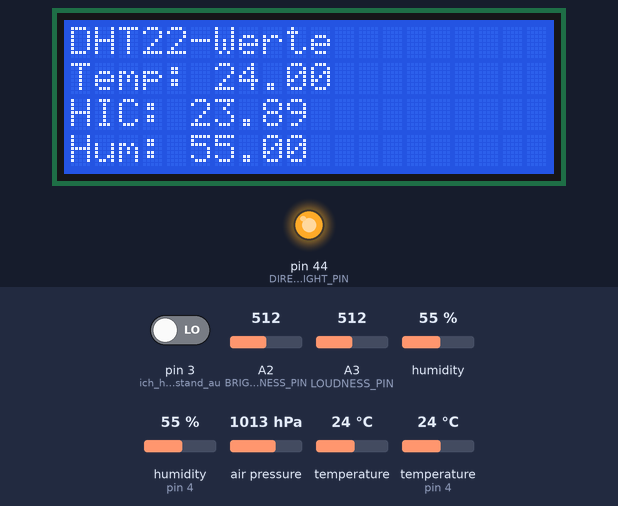
A sketch run on a simulated Arduino Mega 2560, built with avr-gcc and run on an emulated ATmega2560. Shown: 20×4 character LCD, output pins drawn as LEDs (lit = HIGH). The test bench sets the inputs (shaded band); at power-on: pin 3 (ich_hab_den_widerstand_au) LOW, humidity (sensor on pin 4) 55 %, air pressure 1013 hPa, temperature 24 °C, humidity 55 %, A2 (BRIGHTNESS_PIN) = 512, A3 (LOUDNESS_PIN) = 512, temperature (sensor on pin 4) 24 °C. The local clock reads 2024-03-15 10:24:30 at power-on unless the sketch sets it; storage starts empty; pins used as bus, display or sensor lines are not drawn; what the sketch prints to the serial monitor is not drawn.

Above: at 4.8 s.
4.9 s: pin 3 (ich_hab_den_widerstand_au) driven HIGH
At 5.5 s:
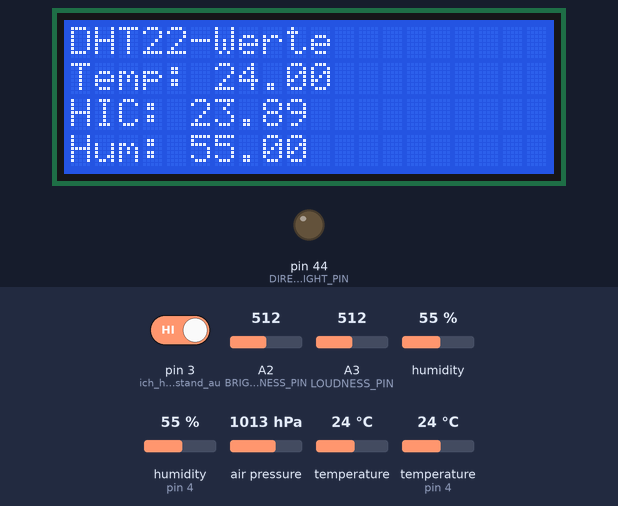
6.4 s: humidity (sensor on pin 4) set to 22 %
At 8.8 s:
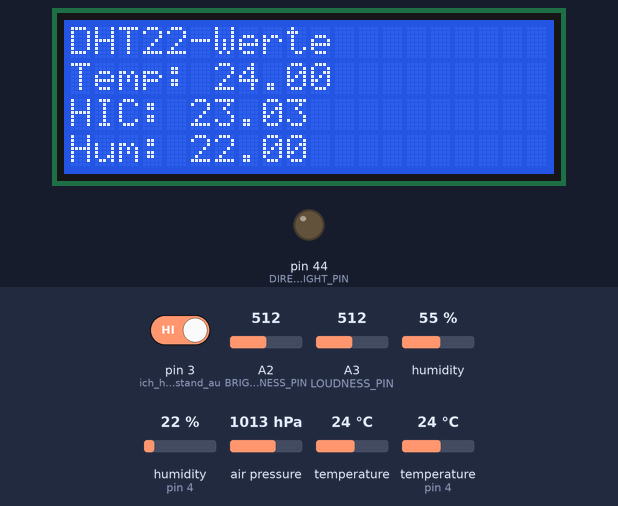
10.0 s: air pressure set to 952 hPa
At 15.9 s:
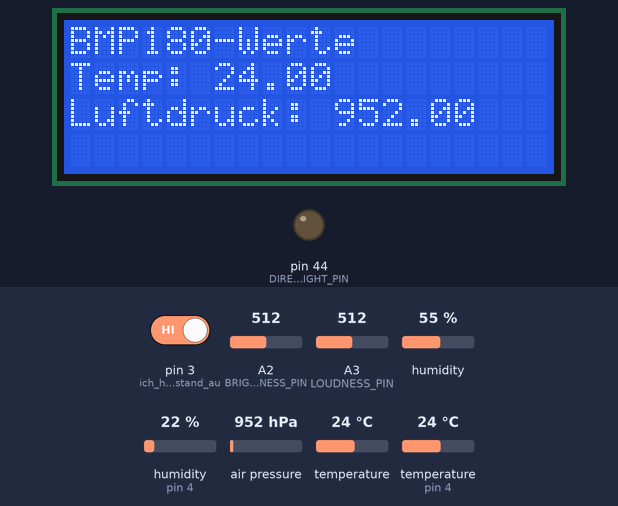
16.2 s: temperature (sensor 0) set to 12 °C
At 19.3 s:
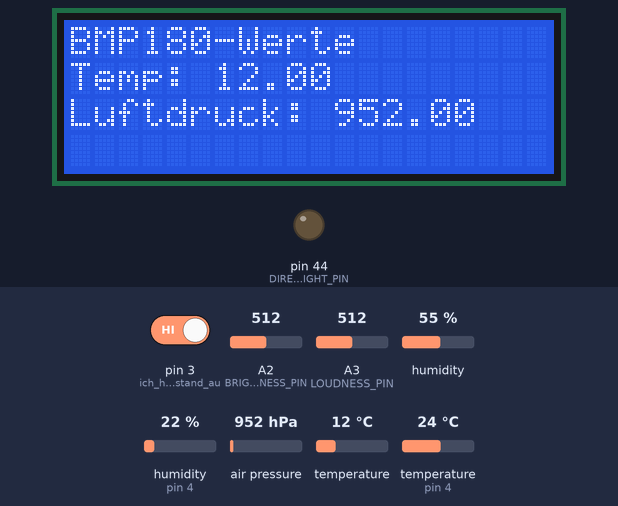
19.6 s: humidity (sensor 0) set to 22 %
At 25.7 s:
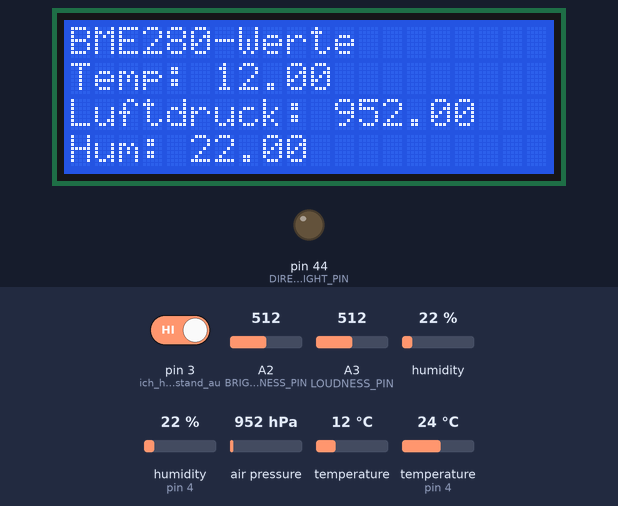
25.8 s: humidity (sensor 0) set to 40 %
At 28.9 s:
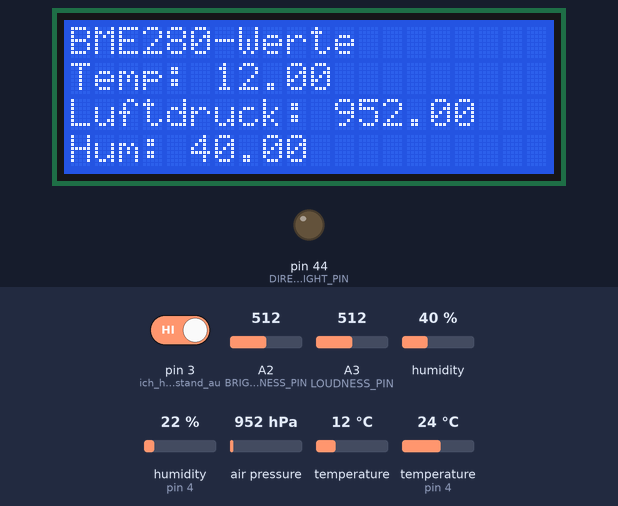
Timing chart, 0 to 30.4 s (numbered marks = the images above; inputs shaded):
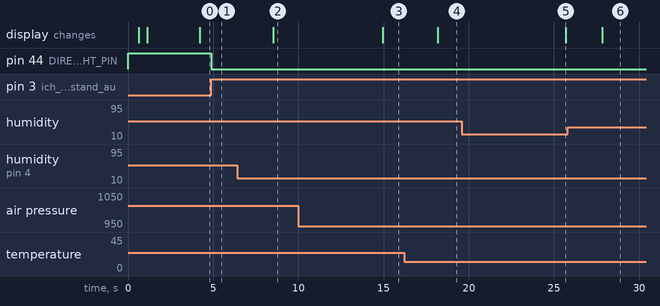

The sketch:

Raumklima_VeryOld.ino
```cpp
#include <LiquidCrystal.h>
#include "DS3232RTC.h"
#include <TimeLib.h>
#include <LiquidCrystal_I2C.h>
#include <Wire.h>
#include <SPI.h>
#include <SD.h>
#include <DHT.h>
#include <SFE_BMP180.h>
#include <Adafruit_Sensor.h>
#include <Adafruit_BME280.h>


//INFORMATION----------------------------------------------------------------------------------------------------------------------------------------------------------------------------------------------------------------------------------------------------------------
/**
   Files/Examples/Websites referenced in this sketch

   Websites:
    -https://www.sunfounder.com/learn/Super-Kit-V2-0-for-Arduino/lesson-8-lcd1602-super-kit.html              File:LCD1602SunFounder.htm
    -https://www.sunfounder.com/learn/Super-Kit-V2-0-for-Arduino/lesson-14-rotary-encoder-super-kit.html      File:ROTATORY_ENCODERSunFounder.htm
   Files/Examples:
    -SD\ReadWrite
*/

//PINS-----------------------------------------------------------------------------------------------------------------------------------------------------------------------------------------------------------------------------------------------------------------------

/*INTERRUPTS:
  -pin 2: Interrupt0
  -pin 3: Interrupt1
  -pin 18: interrupt5
  -pin 19: interrupt4

  UNBENUTZBAR WEGEN I²C
  -pin 20 (=SDA): Interrupt5
  -pin 21 (=SCL): Interrupt6
*/

const int SD_PIN = 8;
const int BRIGHTNESS_PIN = A2;
const int LOUDNESS_PIN = A3;
const int DHT_PIN = 4;

const int DIRECT_LCD_RS_PIN = 49;
const int DIRECT_LCD_E_PIN = 47;
const int DIRECT_LCD_CONTRAST_PIN = 45;
const int DIRECT_LCD_BACKLIGHT_PIN = 44;
const int DIRECT_LCD_D4_PIN = 41;
const int DIRECT_LCD_D5_PIN = 39;
const int DIRECT_LCD_D6_PIN = 37;
const int DIRECT_LCD_D7_PIN = 35;

//GENERAL SYSTEM VARS--------------------------------------------------------------------------------------------------------------------------------------------------------------------------------------------------------------------------------------------------------
boolean directLcdEnabled = true;

long baudrate = 115200;
int changeScreenThreshold = 10;
int displayCounter = 0;
int BMPReadingDelay = 0;

String sendoff = "";
String fileName = "";

//DEVICES--------------------------------------------------------------------------------------------------------------------------------------------------------------------------------------------------------------------------------------------------------------------
File file;
#define DHTTYPE DHT22
DHT dht(DHT_PIN, DHTTYPE);
SFE_BMP180 BMP180;
Adafruit_BME280 BME280;
LiquidCrystal directLcd(DIRECT_LCD_RS_PIN, DIRECT_LCD_E_PIN, DIRECT_LCD_D4_PIN, DIRECT_LCD_D5_PIN, DIRECT_LCD_D6_PIN, DIRECT_LCD_D7_PIN);


//DATA VARS------------------------------------------------------------------------------------------------------------------------------------------------------------------------------------------------------------------------------------------------------------------

double TOTAL_Temperature = 0.0;
double TOTAL_Humidity = 0.0;
double TOTAL_Airpressure = 0.0;
double DHT_Temperature = 0.0;
double DHT_Humidity = 0.0;
double DHT_Heat_Index = 0.0;
double BMP180_Airpressure = 0.0;
double BMP180_Temperature = 0.0;
double BME280_Airpressure = 0.0;
double BME280_Temperature = 0.0;
double BME280_Humidity = 0.0;
double RTC_Temperature = 0.0;
double Loudness = 0.0;
double Brightness = 0.0;

//METHODS--------------------------------------------------------------------------------------------------------------------------------------------------------------------------------------------------------------------------------------------------------------------
//---------------------------------------------------------------------------------------------------------------------------------------------------------------------------------------------------------------------------------------------------------------------------

//INITIALISATION-------------------------------------------------------------------------------------------------------------------------------------------------------------------------------------------------------------------------------------------------------------
void setup() {
  Serial2.begin(115200);//INITIALIZE SERIAL COMMUNICATION WITH BLUETOOTH MODULE
  Serial.begin(115200);
  Serial.println("INITING");

  analogWrite(DIRECT_LCD_CONTRAST_PIN, 128);
  analogWrite(DIRECT_LCD_BACKLIGHT_PIN, 255);

  directLcd.begin(20, 4);
  directLcd.clear();
  directLcd.print("Initialisieren...");

  pinMode(3,INPUT); //ich hab den widerstand auf dem board vergessen deswegen der interne
  attachInterrupt(1, alwaysInterruptButton_Push, RISING);

  directLcd.setCursor(0, 1);
  directLcd.print("SD-Karte: ");
  if (!SD.begin(SD_PIN)) { //readWrite Sample   //INITIALIZE SD-CARD
    Serial.println("SD-FAIL");
    directLcd.print("FAIL");
  }
  else {
    Serial.println("SD-Success");
    directLcd.print("OK");
  }

  fileName = getTimeName();
  Serial.println(fileName);
  directLcd.setCursor(0, 2);
  directLcd.print("DATEINAME fuer CSV:");
  directLcd.setCursor(0, 3);
  directLcd.print(fileName);

  Serial.println("BME280_Temperature;BME280_Humidity;BME280_Airpressure;BMP180_Temperature;BMP180_Airpressure;DHT_Temperature;DHT_HEAT_INDEX;DHT_Humidity;RTC_Temperature;TOTAL_Temperature;TOTAL_Airpressure;TOTAL_Humidity;Brightness;Loudness");

  delay(500);
  directLcd.clear();
  directLcd.print("SD-Schreibzugriff:");
  directLcd.setCursor(0, 1);
  file = SD.open(fileName, FILE_WRITE);
  if (file) {
    file.println("BME280_Temperature;BME280_Humidity;BME280_Airpressure;BMP180_Temperature;BMP180_Airpressure;DHT_Temperature;DHT_HEAT_INDEX;DHT_Humidity;RTC_Temperature;TOTAL_Temperature;TOTAL_Airpressure;TOTAL_Humidity;Brightness;Loudness");
    file.close();
    directLcd.print("OK");
  }
  else {//RETRY ONCE MORE
    file = SD.open(fileName, FILE_WRITE);
    if (file) {
      Serial.println("SD FAILED ONCE While writing the titles");
      file.println("BME280_Temperature;BME280_Humidity;BME280_Airpressure;BMP180_Temperature;BMP180_Airpressure;DHT_Temperature;DHT_HEAT_INDEX;DHT_Humidity;RTC_Temperature;TOTAL_Temperature;TOTAL_Airpressure;TOTAL_Humidity;Brightness;Loudness");
      file.close();
      directLcd.print("OK");
    }
    else {
      Serial.println("SD FAILED twice While writing the titles");
      directLcd.print("FAIL-Aufzeichnung nicht möglich");
    }
  }

  directLcd.setCursor(0, 2);
  directLcd.print("DHT-Sensor: ");
  dht.begin();
  directLcd.print("OK");
  directLcd.setCursor(0, 3);
  directLcd.print("BMP180/BME280: ");
  BMP180.begin();
  BME280.begin();
  directLcd.print("OK");
  delay(500);
  directLcd.clear();
  directLcd.print("FERTIG!");
  directLcd.setCursor(0, 2);
  directLcd.print("DATEINAME fuer CSV:");
  directLcd.setCursor(0, 3);
  directLcd.print(fileName);
  delay(2000);
}

//GET SENSOR DATA-------------------------------------------------------------------------------------------------------------------------------------------------------------------------------------------------------------------------------------------------------------
void getSensorData() {
  getBMEValues();
  getBMPValues();
  getDHTValues();
  getRTCValues();
  getLoudnessValues();
  getBrightnessValues();
  getTemperatureValues();
  getHumidityValues();
  getPressureValues();
}

void getRTCValues() {
  RTC_Temperature = RTC.temperature() / 4.0;
}

void getBMEValues() {
  BME280_Temperature = BME280.readTemperature();
  BME280_Airpressure = BME280.readPressure() / 100.00;
  BME280_Humidity = BME280.readHumidity();
}

void getDHTValues() {//partially from dht22.ino

  //WARNING: THE DHT22-SENSOR IS KNOWN TO BE INRELIABLE AND TO PRODUCE INVALID NUMBERS EVERY QUATER OF AN HOUR OR SO

  double nHum;//GENERATE LOCAL VARIABLES IN ORDER TO NOT OVERWRITE THE KNOWN TO BE GOOD VALUES FROM THE LAST ITERATION WITH INVALID ONES
  double nTem;
  double nHic;

  nHum = dht.readHumidity();
  nTem = dht.readTemperature();
  //nTem = nTem - DHT_Correction_Factor;

  if (isnan(nTem) || isnan(nHum)) {//IF AN ERROR OCCURS RETRY
    nHum = dht.readHumidity();
    nTem = dht.readTemperature();
    //nTem = nTem - DHT_Correction_Factor;
    if (isnan(nTem) || isnan(nHum)) {//IF AN ERROR OCCURS AGAIN JUST GIVE UP AND USE THE OLD VALUE TO PREVENT DOWNSPIKES IN THE FINAL GRAPH; SIMPLY WAIT FOR THE NEXT ITERATION AND RETY AGAIN
      nHum = DHT_Humidity;
      nTem = DHT_Temperature;
    }
  }
  //IF NO ERROR OCCURED ACCEPT THE NEW VALUES AND OVERWRITE THE OLD ONES
  DHT_Humidity = nHum;
  DHT_Temperature = nTem;
  DHT_Heat_Index = dht.computeHeatIndex(DHT_Temperature, DHT_Humidity, false);
}

void getBMPValues() {
  BMPReadingDelay = BMP180.startTemperature();
  delay(BMPReadingDelay);
  BMPReadingDelay = BMP180.getTemperature(BMP180_Temperature);
  delay(BMPReadingDelay);
  BMPReadingDelay = BMP180.startPressure(3);
  delay(BMPReadingDelay);
  BMPReadingDelay = BMP180.getPressure(BMP180_Airpressure, BMP180_Temperature);
  delay(BMPReadingDelay);
}

void getPressureValues() {
  TOTAL_Airpressure = (BMP180_Airpressure + BME280_Airpressure) / 2;
}

void getTemperatureValues() {
  TOTAL_Temperature = (DHT_Temperature + BMP180_Temperature + BME280_Temperature + RTC_Temperature) / 4;
}

void getHumidityValues() {
  TOTAL_Humidity = (DHT_Humidity + BME280_Humidity) / 2.0;
}

void getBrightnessValues() {
  Brightness = analogRead(BRIGHTNESS_PIN);
}

void getLoudnessValues() {
  Loudness = analogRead(LOUDNESS_PIN);
}

//PREPARE DATA----------------------------------------------------------------------------------------------------------------------------------------------------------------------------------------------------------------------------------------------------------------
void constructSendoffString() {
  sendoff = "";
  sendoff += BME280_Temperature;
  sendoff += ";";
  sendoff += BME280_Humidity;
  sendoff += ";";
  sendoff += BME280_Airpressure;
  sendoff += ";";
  sendoff += BMP180_Temperature;
  sendoff += ";";
  sendoff += BMP180_Airpressure;
  sendoff += ";";
  sendoff += DHT_Temperature;
  sendoff += ";";
  sendoff += DHT_Heat_Index;
  sendoff += ";";
  sendoff += DHT_Humidity;
  sendoff += ";";
  sendoff += RTC_Temperature;
  sendoff += ";";
  sendoff += TOTAL_Temperature;
  sendoff += ";";
  sendoff += TOTAL_Airpressure;
  sendoff += ";";
  sendoff += TOTAL_Humidity;
  sendoff += ";";
  sendoff += Brightness;
  sendoff += ";";
  sendoff += Loudness;
  sendoff.replace('.', ',');
}

//OUTPUT DATA-----------------------------------------------------------------------------------------------------------------------------------------------------------------------------------------------------------------------------------------------------------------
void getDATA() {
  getSensorData();
  constructSendoffString();
}

void printDataToSD() {
  file.close();
  file = SD.open(fileName, FILE_WRITE);
  if (file) {
    file.println(sendoff);
    file.close();
  }
  else {//RETRY ONCE MORE
    Serial.println("FAILED ONCE");
    file = SD.open(fileName, FILE_WRITE);
    if (file) {
      file.println(sendoff);
      file.close();
    }
    else {
      Serial.println("FAILED TWICE");
    }
  }
  file.close();
}

void printDataToUART0() { //Main Serial Port
  Serial.println(sendoff);
}

void printDataToUART2() { //BT-Module
  int x = ((int)(sendoff.length()));
  //Serial.println(x);
  for (int i = x; i < 140; i++) { //sollten 140 zeichen sein
    sendoff += "X";
  }
  x = ((int)(sendoff.length()));
  //Serial.println(x);
  Serial2.print(sendoff);
}

//CRUCIAL SYSTEM METHODS------------------------------------------------------------------------------------------------------------------------------------------------------------------------------------------------------------------------------------------------------
void(*resetSystem)(void) = 0; //RESETS THE SYSTEM

void loop() {
  getDATA();
  printDataToSD();
  printDataToUART0();
  printDataToUART2();
  delay(1000);
  Serial.println(displayCounter);
  if (displayCounter < changeScreenThreshold) { //DHT22
    displayCounter++;
    directLcd.clear();
    directLcd.print("DHT22-Werte");
    directLcd.setCursor(0, 1);
    directLcd.print("Temp: ");
    directLcd.print(DHT_Temperature);
    directLcd.setCursor(0, 2);
    directLcd.print("HIC: ");
    directLcd.print(DHT_Heat_Index);
    directLcd.setCursor(0, 3);
    directLcd.print("Hum: ");
    directLcd.print(DHT_Humidity);
  }
  else if (displayCounter < changeScreenThreshold * 2) { //BMP180
    displayCounter++;
    directLcd.clear();
    directLcd.print("BMP180-Werte");
    directLcd.setCursor(0, 1);
    directLcd.print("Temp: ");
    directLcd.print(BMP180_Temperature);
    directLcd.setCursor(0, 2);
    directLcd.print("Luftdruck: ");
    directLcd.print(BMP180_Airpressure);
  }
  else if (displayCounter < changeScreenThreshold * 3) { //BME280
    displayCounter++;
    directLcd.clear();
    directLcd.print("BME280-Werte");
    directLcd.setCursor(0, 1);
    directLcd.print("Temp: ");
    directLcd.print(BME280_Temperature);
    directLcd.setCursor(0, 2);
    directLcd.print("Luftdruck: ");
    directLcd.print(BME280_Airpressure);
    directLcd.setCursor(0, 3);
    directLcd.print("Hum: ");
    directLcd.print(BME280_Humidity);
  }
  else if (displayCounter < changeScreenThreshold * 4) { //RTC,LOUDNESS,BRIGHTNESS
    displayCounter++;
    directLcd.clear();
    directLcd.print("SONSTIGES");
    directLcd.setCursor(0, 1);
    directLcd.print("RTC-Temp: ");
    directLcd.print(RTC_Temperature);
    directLcd.setCursor(0, 2);
    directLcd.print("Helligkeit: ");
    directLcd.print(Brightness);
    directLcd.setCursor(0, 3);
    directLcd.print("Lautstaerke: ");
    directLcd.print(Loudness);
  }
  else if (displayCounter < changeScreenThreshold * 5) { //temperaturen
    displayCounter++;
    directLcd.clear();
    directLcd.print("TEMPERATUREN");
    directLcd.setCursor(0, 1);
    directLcd.print("BMP/E: ");
    directLcd.print(BMP180_Temperature);
    directLcd.print("/");
    directLcd.print(BME280_Temperature);
    directLcd.setCursor(0, 2);
    directLcd.print("RTC/DHT: ");
    directLcd.print(RTC_Temperature);
    directLcd.print("/");
    directLcd.print(DHT_Temperature);
    directLcd.setCursor(0, 3);
    directLcd.print("DURCHSCHNITT: ");
    directLcd.print(TOTAL_Temperature);
  }
  else if (displayCounter < changeScreenThreshold * 6) { //luftfeuchtigkeiten
    displayCounter++;
    directLcd.clear();
    directLcd.print("LUFTFEUCHTIGKEITEN");
    directLcd.setCursor(0, 1);
    directLcd.print("BME280 ");
    directLcd.print(BME280_Humidity);
    directLcd.setCursor(0, 2);
    directLcd.print("DHT22: ");
    directLcd.print(DHT_Humidity);
    directLcd.setCursor(0, 3);
    directLcd.print("DURCHSCHNITT: ");
    directLcd.print(TOTAL_Humidity);
  }
  else if (displayCounter < changeScreenThreshold * 7) { //luftdrücke
    displayCounter++;
    directLcd.clear();
    directLcd.print("LUFTDRUECKE");
    directLcd.setCursor(0, 1);
    directLcd.print("BMP180 ");
    directLcd.print(BMP180_Airpressure);
    directLcd.setCursor(0, 2);
    directLcd.print("BME280: ");
    directLcd.print(BME280_Airpressure);
    directLcd.setCursor(0, 3);
    directLcd.print("DURCHSCHNITT: ");
    directLcd.print(TOTAL_Airpressure);
  }
  else {
    displayCounter = 0;
  }
}

String getTimeName() {
  time_t t = RTC.get(); //get current UNIX-Timestamp from the Temperaturecompensated Oscillator of the DS3132 Real-Time-Clock
  //problem sind die 8.3 dateinamen mit maximallänge von 12 zeichen (8 für den dateinamen und 4 z.b. .csv für die dateiendung
  String a = "";
  int zwsp = 0;
  zwsp = month(t);
  if (zwsp < 10) {
    a += "0";
  }
  a += zwsp;
  zwsp = day(t);
  if (zwsp < 10) {
    a += "0";
  }
  a += zwsp;
  zwsp = hour(t);
  if (zwsp < 10) {
    a += "0";
  }
  a += zwsp;
  zwsp = minute(t);
  if (zwsp < 10) {
    a += "0";
  }
  a += zwsp;
  a += ".csv";
  return a;
}

void alwaysInterruptButton_Push() {
  if (directLcdEnabled) {
    analogWrite(DIRECT_LCD_BACKLIGHT_PIN, 0);
    analogWrite(DIRECT_LCD_CONTRAST_PIN, 255);
    //delay(1000);
    directLcdEnabled=false;
  }
  else {
    analogWrite(DIRECT_LCD_CONTRAST_PIN, 128);
    analogWrite(DIRECT_LCD_BACKLIGHT_PIN, 255);
    //delay(1000);
    directLcdEnabled=true;
  }
}
```

Measured:
- after the input at 4.9 s, pin 44 (DIRECT_LCD_BACKLIGHT_PIN): HIGH → LOW at once
- after the input at 6.4 s, the display: changes after 2.1 s (image 2)
- after the input at 10.0 s, the display: changes after 5.0 s (image 3)
- after the input at 16.2 s, the display: changes after 2.0 s (image 4)
- after the input at 19.6 s, the display: changes after 6.1 s (image 5)
